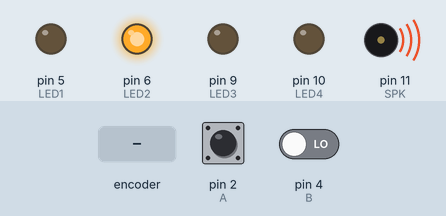
Bench run of a sketch on a simulated Arduino Uno, built with avr-gcc and run on an emulated ATmega328P. Parts: output pins drawn as LEDs (lit = HIGH), buzzer (waves = sounding). Dashed ring = blinking. The inputs (shaded band) are chosen by the test bench; at power-on: pin 2 (A) HIGH, pin 4 (B) LOW. Random numbers use the default seed unless the sketch sets one; what the sketch prints to the serial monitor is not drawn.

Above: at 10.2 s.
10.3 s: rotary encoder on pin 2 (A) / pin 4 (B) turned 1 step (first pin leading)
At 10.62 s:
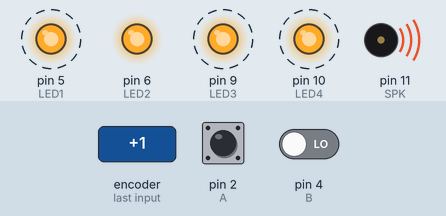
At 12.1 s:
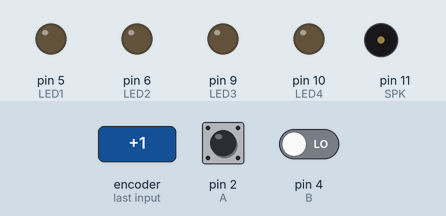
Timing chart, 0 to 13.6 s (numbered marks = the images above; inputs shaded):
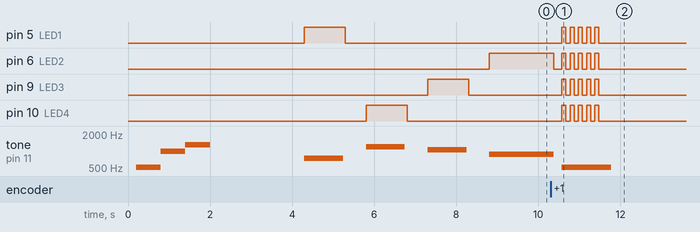

The sketch:

Simon.ino
```cpp
// Secuencia generada, minimo 3 máximo 30
int Buffer[30];
int nivel = 3;
int puntuacion = 0;

// Posiciones de los LED
int LED1 = 5;
int LED2 = 6;
int LED3 = 9;
int LED4 = 10;

// Posiciones de los pulsadores
int A = 2;
int B = 4;
int C = 7;
int D = 8;

// Altavoz
int SPK = 11;

// Variables auxiliares que se usan en el codigo
int i = 0;
int correcto = 1;
int bPulsado = 0;
int boton;
int frecuencia = 1046;

void setup()
{
  pinMode(LED1, OUTPUT);
  analogWrite(LED1, LOW);
  pinMode(LED2, OUTPUT);
  analogWrite(LED2, LOW);
  pinMode(LED3, OUTPUT);
  analogWrite(LED3, LOW);
  pinMode(LED4, OUTPUT);
  analogWrite(LED4, LOW);
  // Configuramos el modo de funcionamiento de los pines para los LEDs y los pulsadores
  pinMode(A, INPUT);
  pinMode(B, INPUT);
  pinMode(C, INPUT);
  pinMode(D, INPUT);

  pinMode(SPK, OUTPUT);

  // Inicializar el generador de numeros aleatorios
  randomSeed(analogRead(0));

  Serial.begin(9600);
  Serial.write(4);
  delay(100);
  Serial.write(12);
  delay(100);
  // Borramos el contenido de la pantalla y hacemos que no aparezca el cursor
  tone(SPK, 512, 600);
  delay(600);
  tone(SPK, 1000, 600);
  delay(600);
  tone(SPK, 1300, 600);
  delay(600);
  // Generamos una melodía al comienzo y mostramos un mensaje por la pantalla
  Serial.write("Juego de Simon");
  delay(2000);
}

void loop()
{
  // Borramos el contenido de la pantalla y mostramos un mensaje en pantalla con la ronda actual
  Serial.write(12);
  delay(100);
  Serial.write("Ronda: ");
  delay(100);
  Serial.print(nivel-2);
  delay(100);
  // Generamos una secuencia aleatoria de LEDs encendidos que empieza en 3
  // y se va incrementando con su correspondiente tono, y guardamos la secuencia
  for(i=0; i<nivel; i++)
  {
    switch (random(1, 5))
    {
      case 1:
        Buffer[i] = LED1;

        analogWrite(LED1, 255);
        tone(SPK, 750, 950);
        delay(1000);
        analogWrite(LED1, 0);

        break;
      case 2:
        Buffer[i] = LED2;

        analogWrite(LED2, 255);
        tone(SPK, 880, 950);
        delay(1000);
        analogWrite(LED2, 0);

        break;
      case 3:
        Buffer[i] = LED3;

        analogWrite(LED3, 255);
        tone(SPK, 1046, 950);
        delay(1000);
        analogWrite(LED3, 0);

        break;
      case 4:
        Buffer[i] = LED4;

        analogWrite(LED4, 255);
        tone(SPK, 1200, 950);
        delay(1000);
        analogWrite(LED4, 0);

        break;
    }
    delay(500);
  }

  // Esperamos a que se introduzca una secuencia
  correcto = 1;
  i = 0;
  while((correcto == 1) && (i < nivel))
  {
    bPulsado = 0;

    while (bPulsado == 0)
    // Este bucle es necesario para que no se avance hasta que no se pulse un boton
    {
      if(digitalRead(A) == LOW)
      {
        bPulsado = LED1;
        boton = A;
        frecuencia = 750;
      }
      else if(digitalRead(B) == LOW)
      {
        bPulsado = LED2;
        boton = B;
        frecuencia = 880;
      }
      else if(digitalRead(C) == LOW)
      {
        bPulsado = LED3;
        boton = C;
        frecuencia = 1046;
      }
      else if(digitalRead(D) == LOW)
      {
        bPulsado = LED4;
        boton = D;
        frecuencia = 1200;
      }
    }
	// Cuando pulsamos un botón suena el tono asociado además de encenderse el LED correspondiente
    analogWrite(bPulsado, 255);
    while(digitalRead(boton) == LOW){
      tone(SPK, frecuencia, 1);
    }
    analogWrite(bPulsado, 0);
    // Si la secuencia es correcta, se aumenta el nivel, sino se llama a la función GAME_OVER
    if(bPulsado != Buffer[i])
    {
      correcto = 0;
      GAME_OVER();
    }

    bPulsado = 0;
    i++;

    delay(500);
  }
  // Si la secuencia fue correcta, se acumula la puntuación de la ronda
  if(correcto == 1)
  {
    puntuacion += 10*nivel;

    if(nivel < 30)
      nivel++;
  }
  else nivel = 3;
}


// Enciende y apaga todos los LEDs y suena una melodía
void GAME_OVER()
{
  int i;
  Serial.write(12);
  delay(100);
  Serial.write("GAME OVER");
  delay(100);

  for(i=0; i<5; i++)
  {
    analogWrite(LED1, 255);
    analogWrite(LED2, 255);
    analogWrite(LED3, 255);
    analogWrite(LED4, 255);
    tone(SPK, 512, 400);

    delay(100);

    analogWrite(LED1, 0);
    analogWrite(LED2, 0);
    analogWrite(LED3, 0);
    analogWrite(LED4, 0);

    delay(100);
  }

   delay(2000);
   escribir();
   delay(3000);
   // Se llama a la función escribir

   Serial.write(12);
   delay(100);
   Serial.write("Reinicio en: ");
   delay(100);
   // Se borra lo que había en pantalla y se muestra un mensaje en pantalla con
   // una cuenta atrás para el reinicio del programa
   for (i = 3; i>0; i--){
      Serial.print(i);
      delay(1000);
      if (i != 1){
         Serial.write(8);
         delay(100);
      }
   }
   puntuacion=0;
}

// Se muestra un mensaje en pantalla con el nivel alcanzado y la puntuación conseguida
void escribir()
{
  Serial.write(12);
  delay(100);
  Serial.write("Nivel : ");
  delay(100);
  Serial.print(nivel-2);
  delay(100);

  Serial.write(13);
  delay(100);
  Serial.write("Puntuacion : ");
  delay(100);
  Serial.print(puntuacion);
  delay(100);
}
```

Measured:
- after the input at 10.3 s, pin 5 (LED1): alternates HIGH for 0.10 s and LOW for 0.10 s, 10 changes in all, then stays LOW, starting after 0.28 s; pin 6 (LED2): HIGH → LOW after 0.08 s, then repeats every 0.20 s: HIGH 0.10 s, LOW 0.10 s, until it stays LOW from 11.5 s
- by itself, tone on pin 11 (SPK): plays 512 Hz for 0.60 s, 1000 Hz for 0.60 s, 1300 Hz for 0.60 s, 750 Hz for 0.95 s, 1200 Hz for 0.95 s, 1046 Hz for 0.95 s … (7 notes in this stretch)
